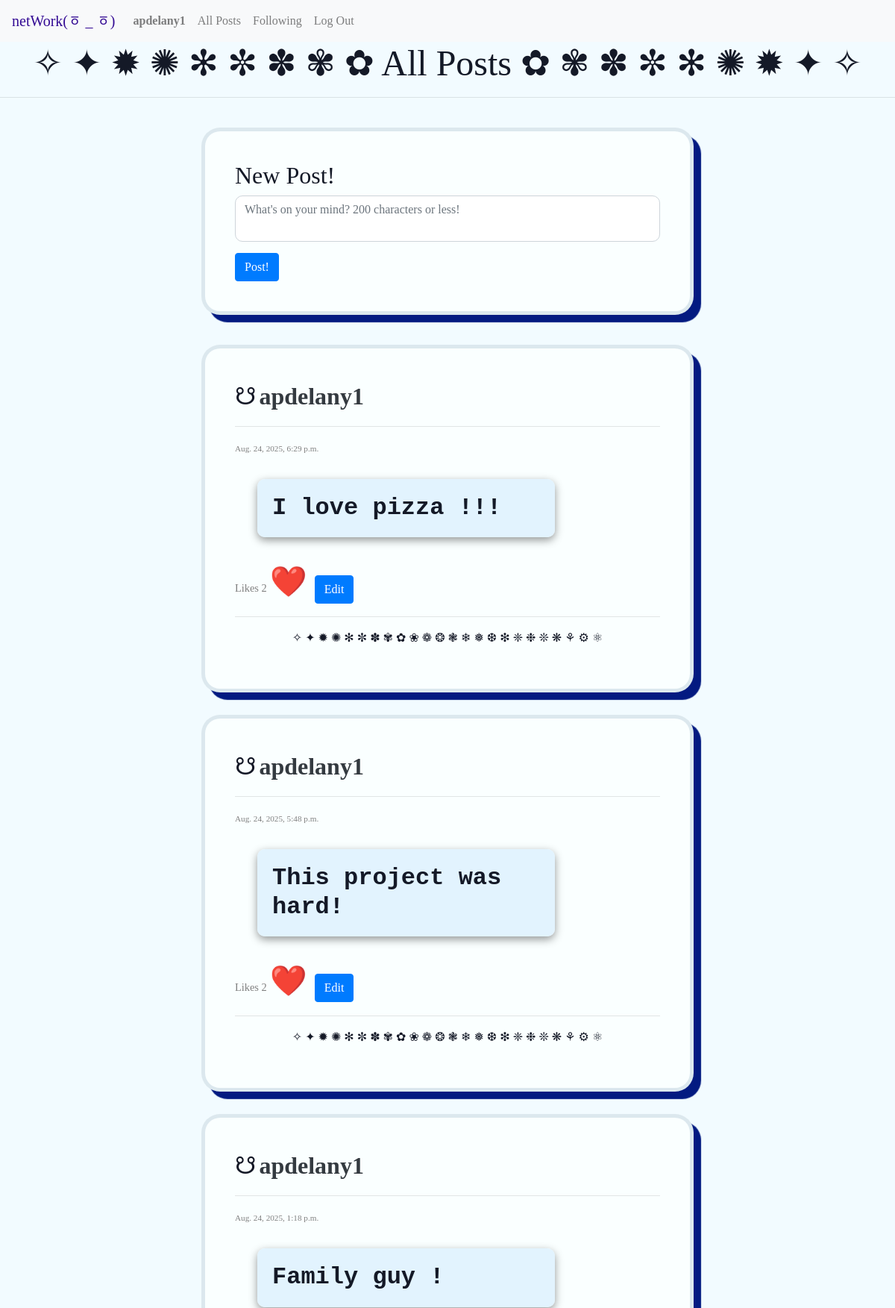
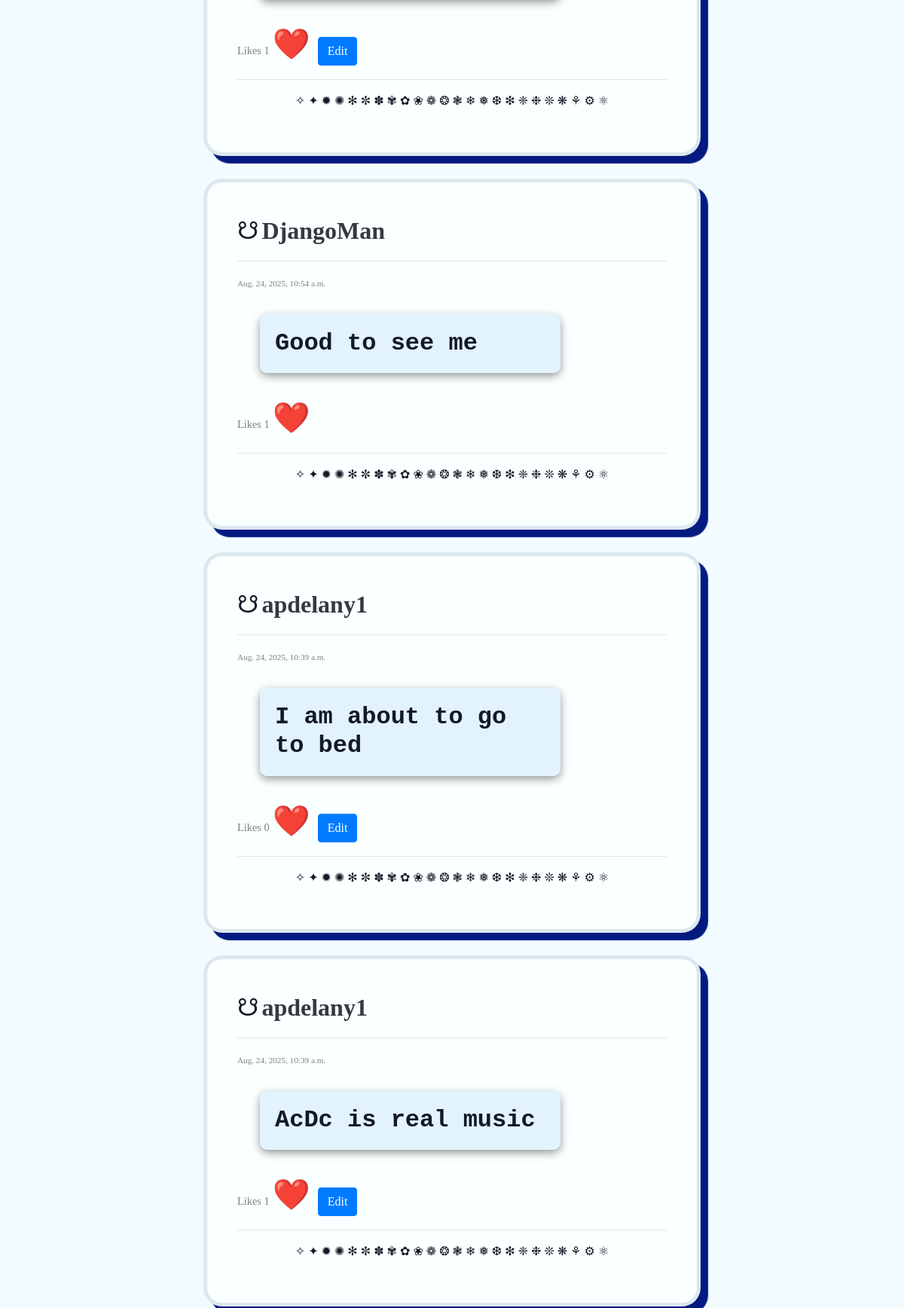
/ (signed in, upper part), run on the app's committed database (2 pictures, top to bottom).
### network/models.py (models this page shows, shortened)
class User(AbstractUser):
    pass

class Posts(models.Model):
    owner = models.ForeignKey(User, on_delete=models.CASCADE, related_name="posts")
    text = models.TextField(max_length=200)
    created = models.DateTimeField(auto_now_add=True)
    likeCount = models.IntegerField(default=0)

### network/views.py (the view)
# urls.py: path("", views.index, name="index"),
def index(request):
    posts = Posts.objects.order_by("-created").all()
    paginator = Paginator(posts, 10)
    page_number = request.GET.get("page")
    page_obj = paginator.get_page(page_number)
    return render(request, "network/index.html", {
        "page_obj" : page_obj,
        "currentUser" : request.user.username,
    })

### network/templates/network/index.html (shortened to what this page needs)
{% extends "network/layout.html" %}
{% load static %}
{% block body %}
<div class="container-xxl" id="container">
    <h1 style="font-size:3rem; text-align:center">✧ ✦ ✹ ✺ ✻ ✼ ✽ ✾ ✿ All Posts ✿ ✾ ✽ ✼ ✻ ✺ ✹ ✦ ✧</h1>
    <hr>
    {% if user.is_authenticated %}
    <section class="post" id="statusBox">
        <h2>New Post!</h2>
        <form id="statusUpdate" action="{% url 'post' %}">
            <textarea class="form-control" id="post-body" placeholder="What's on your mind? 200 characters or less!"
                name="post"></textarea>
            <input class="btn btn-primary" type="submit" value="Post!">
        </form>
    </section>
    {% endif %}
    <section id="allPosts">
        {% for post in page_obj %}
        <div class="post">
            <span style="font-size:2rem">☋</span>
            <a href="{% url 'userProfile' post.owner.username %}" class="font-weight-bold text-dark h2">
                {{post.owner.username}} <br>
            </a>
            <hr>
            <span class="text-right" style="font-size: 0.7rem;color:gray;">
                {{ post.created }}
            </span>
            <br>
            <p class="h1"> {{post.text}} </p>
            <span>
                <span style="font-size:0.9rem; color:gray;">Likes <span>{{ post.likeCount }}</span></span>
                {% if user.is_authenticated %}
                    <a href="{% url 'like' post.id %}" class="clickLike {{post.id}}" id="{{ forloop.counter0 }}">
                        ❤️
                    </a>
                {% else %}
                    <a href="{% url 'login' %}">
                        ❤️
                    </a>
                {% endif %}
            </span>
            {% if request.user == post.owner %}
            <a href="{% url 'edit' post.id %}" class="btn btn-primary editButton {{ post.id }}">
                Edit
            </a>
            {% endif %}
            <hr>
            <div class="emoji">
                <p>✧ ✦ ✹ ✺ ✻ ✼ ✽ ✾ ✿ ❀ ❁ ❂ ❃ ❄ ❅ ❆ ❇ ❈ ❉ ❊ ❋ ⚘ ⚙ ⚛</p>
            </div>
        </div>
        {% endfor %}
    </section>
</div>
{% endblock %}

### network/templates/network/layout.html (shortened to what this page needs)
{% load static %}
<!DOCTYPE html>
<html lang="en">
    <head>
        <link rel="stylesheet" href="https://stackpath.bootstrapcdn.com/bootstrap/4.4.1/css/bootstrap.min.css">
        <link href="{% static 'network/styles.css' %}" rel="stylesheet">
    </head>
    <body>
        <nav class="navbar navbar-expand-lg navbar-light bg-light">
            <a class="navbar-brand" href="{% url 'index' %}" style="color:rgb(52, 11, 148);">netWork(ㆆ _ ㆆ)</a>
            <div>
              <ul class="navbar-nav mr-auto">
                {% if user.is_authenticated %}
                    <li class="nav-item">
                        <a class="nav-link profile userProfile" href="{% url 'userProfile' user.username %}"><strong>{{ user.username }}</strong></a>
                    </li>
                {% endif %}
                <li class="nav-item">
                  <a class="nav-link" href="{% url 'index' %}" id="all-posts">All Posts</a>
                </li>
                {% if user.is_authenticated %}
                    <li class="nav-item">
                        <a class="nav-link following" id="following" href="{% url 'following' %}">Following</a>
                    </li>
                    <li class="nav-item">
                        <a class="nav-link" href="{% url 'logout' %}">Log Out</a>
                    </li>
                {% endif %}
              </ul>
            </div>
          </nav>
        <div class="body">
            {% block body %}
            {% endblock %}
        </div>
    </body>
</html>

### network/static/network/styles.css (style rules this page uses)
body { font-family: Georgia, 'Times New Roman', Times, serif; background: #e7f8ff85; color: rgb(20, 25, 39); }
#post-body { resize: none; margin-bottom: 15px; border-radius: 10px; }
.post { margin: 0 auto; padding: 40px; width: 55%; text-align: left; border-radius: 25px; flex-direction: column; justify-content: space-around; border: 5px solid rgba(148, 178, 197, 0.301); box-shadow: 10px 10px 1px rgb(3, 26, 129); margin-bottom: 30px; background: rgb(250, 255, 255); }
.post .h1 { font-size: 2rem; background-color: rgba(224, 242, 254, 0.925); font-weight: bold; padding: 20px; border-radius: 10px; box-shadow: 0 4px 12px rgba(0, 0, 0, 0.411); margin: 30px; font-family: 'Courier New', Courier, monospace; width: 70%; }
.clickLike { color: #333; text-decoration: none; font-size: 40px; }
#statusBox { margin-top: 40px; margin-bottom: 40px; }
.emoji { text-align: center; }

### data on the page
User: username "apdelany1"
Posts: owner.username "apdelany1", created "Aug. 24, 2025, 6:29 p.m.", text "I love pizza !!!", likeCount "2"
Posts: owner.username "apdelany1", created "Aug. 24, 2025, 5:48 p.m.", text "This project was hard!", likeCount "2"
Posts: owner.username "apdelany1", created "Aug. 24, 2025, 1:18 p.m.", text "Family guy !", likeCount "1"
Posts: owner.username "DjangoMan", created "Aug. 24, 2025, 10:54 a.m.", text "Good to see me", likeCount "1"
Posts: owner.username "apdelany1", created "Aug. 24, 2025, 10:39 a.m.", text "I am about to go to bed", likeCount "0"
Posts: owner.username "apdelany1", created "Aug. 24, 2025, 10:39 a.m.", text "AcDc is real music", likeCount "1"
